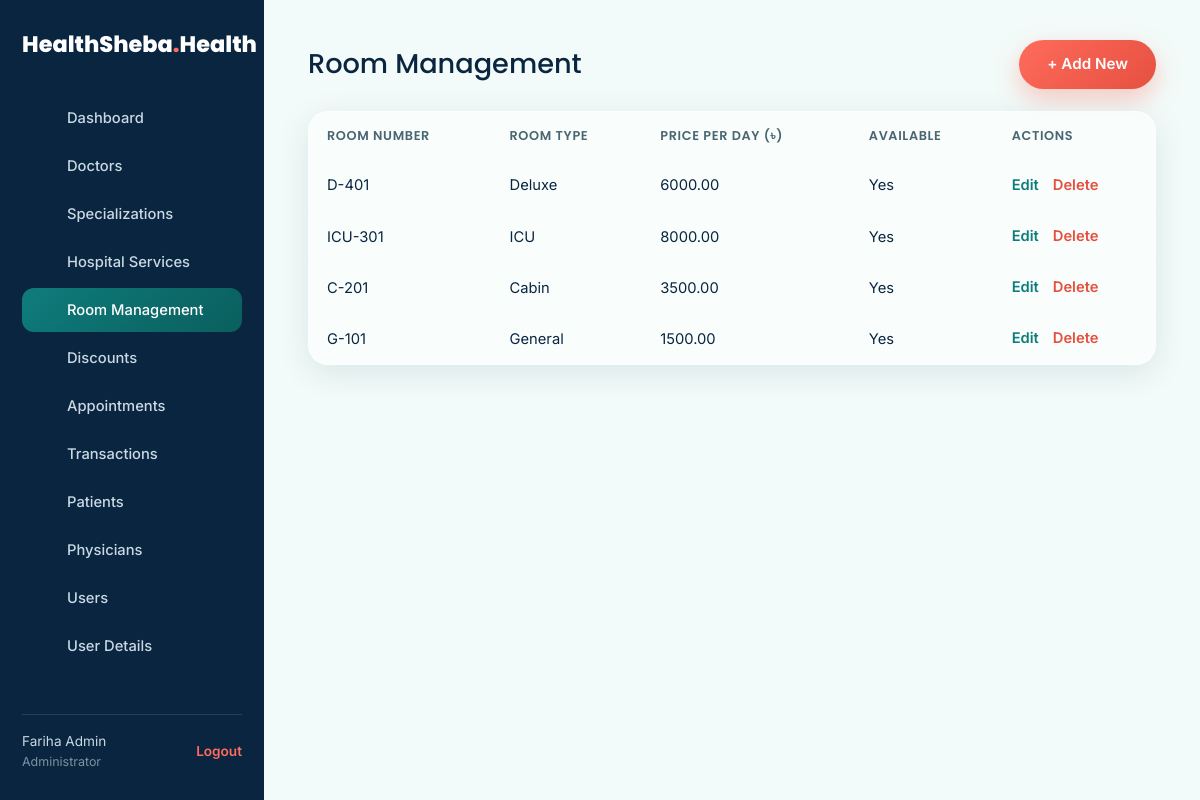
/rooms.php (signed in), run on the app's committed database.
### tables this page shows
CREATE TABLE IF NOT EXISTS users (
    id INT AUTO_INCREMENT PRIMARY KEY,
    full_name VARCHAR(150) NOT NULL,
    email VARCHAR(150) NOT NULL UNIQUE,
    phone VARCHAR(30) DEFAULT NULL,
    password_hash VARCHAR(255) NOT NULL,
    role ENUM('admin','patient','physician','vendor') NOT NULL DEFAULT 'patient',
    created_at TIMESTAMP DEFAULT CURRENT_TIMESTAMP
);

CREATE TABLE IF NOT EXISTS rooms (
    id INT AUTO_INCREMENT PRIMARY KEY,
    room_number VARCHAR(20) NOT NULL,
    room_type ENUM('general','cabin','ICU','deluxe') NOT NULL,
    price_per_day DECIMAL(10,2) NOT NULL,
    is_available TINYINT(1) DEFAULT 1
);

### rooms.php (called while the page is built, shortened)
<?php
require_once __DIR__ . '/../includes/functions.php';
$config = [
    'table' => 'rooms',
    'title' => 'Room Management',
    'fields' => [
        'room_number'   => ['label' => 'Room Number', 'type' => 'text', 'required' => true],
        'room_type'     => ['label' => 'Room Type', 'type' => 'select', 'enum' => ['general' => 'General', 'cabin' => 'Cabin', 'ICU' => 'ICU', 'deluxe' => 'Deluxe']],
        'price_per_day' => ['label' => 'Price per Day (৳)', 'type' => 'number', 'step' => '0.01', 'required' => true],
        'is_available'  => ['label' => 'Available', 'type' => 'checkbox'],
    ],
    'list_columns' => ['room_number', 'room_type', 'price_per_day', 'is_available'],
];
require_once __DIR__ . '/../includes/admin_layout_header.php';
require_once __DIR__ . '/../includes/crud_engine.php';
render_crud($pdo, $config);
require_once __DIR__ . '/../includes/admin_layout_footer.php';

### functions.php (called while the page is built, shortened)
<?php
function e(?string $value): string {
    return htmlspecialchars($value ?? '', ENT_QUOTES, 'UTF-8');
}
function is_logged_in(): bool {
    return !empty($_SESSION['user_id']);
}
function current_user(): ?array {
    static $cache = null;
    if ($cache !== null) return $cache;
    $pdo = getPDO();
    $stmt = $pdo->prepare("SELECT id, full_name, email, role FROM users WHERE id = ?");
    $stmt->execute([$_SESSION['user_id']]);
    $cache = $stmt->fetch() ?: null;
    return $cache;
}

### admin_functions.php (called while the page is built, shortened)
<?php
function require_admin(): void {
    $user = current_user();
}

### crud_engine.php (called while the page is built, shortened)
<?php
function render_crud(PDO $pdo, array $config): void {
    $table       = $config['table'];
    $pk          = $config['primary_key'] ?? 'id';
    $fields      = $config['fields'];
    $allowAdd    = $config['allow_add'] ?? true;
    $allowDelete = $config['allow_delete'] ?? true;
    $listColumns = $config['list_columns'] ?? array_keys($fields);
    $title       = $config['title'];
    $action = $_GET['action'] ?? 'list';
    $sql = "SELECT * FROM `$table`";
    $params = [];
    $sql .= " ORDER BY `$pk` DESC LIMIT 200";
    $stmt = $pdo->prepare($sql);
    $stmt->execute($params);
    $rows = $stmt->fetchAll();
    include __DIR__ . '/crud_view.php';
}

### crud_view.php (the view, shortened to what this page needs)
<?php
$showForm = $action === 'add' || $action === 'edit';
$selfFile = basename($_SERVER['PHP_SELF']);
$pwField = null;
?>
<div class="admin-content">
  <div class="admin-content-head">
    <h1><?= e($title) ?></h1>
    <?php if ($allowAdd && !$showForm): ?>
      <a href="?action=add" class="btn btn-primary">+ Add New</a>
    <?php elseif ($showForm): ?>
      <a href="<?= e($selfFile) ?>" class="btn btn-ghost">&larr; Back to list</a>
    <?php endif; ?>
  </div>
  <?php if ($showForm): ?>
    <div class="glass-card" style="padding:30px 34px;max-width:640px;">
      <form method="post">
        <input type="hidden" name="csrf_token" value="<?= e(csrf_token()) ?>">
        <input type="hidden" name="do" value="<?= $action === 'edit' ? 'update' : 'create' ?>">
        <?php if ($action === 'edit'): ?><input type="hidden" name="id" value="<?= (int) $editRow[$pk] ?>"><?php endif; ?>
        <?php foreach ($fields as $key => $f):
            $type = $f['type'] ?? 'text';
            if ($type === 'password') continue;
            $val = $editRow[$key] ?? ($f['default'] ?? '');
        ?>
          <div class="field">
            <label><?= e($f['label']) ?></label>
            <?php if ($type === 'select' && isset($f['options'])): ?>
              <select name="<?= e($key) ?>" <?= ($f['required'] ?? false) ? 'required' : '' ?>>
                <option value="">Select&hellip;</option>
                <?php foreach ($f['options'] as $opt): ?>
                  <option value="<?= (int) $opt['id'] ?>" <?= (string) $val === (string) $opt['id'] ? 'selected' : '' ?>><?= e($opt['name']) ?></option>
                <?php endforeach; ?>
              </select>
            <?php elseif ($type === 'select' && isset($f['enum'])): ?>
              <select name="<?= e($key) ?>">
                <?php foreach ($f['enum'] as $ev => $el): ?>
                  <option value="<?= e((string) $ev) ?>" <?= (string) $val === (string) $ev ? 'selected' : '' ?>><?= e($el) ?></option>
                <?php endforeach; ?>
              </select>
            <?php elseif ($type === 'checkbox'): ?>
              <input type="checkbox" name="<?= e($key) ?>" value="1" <?= $val ? 'checked' : '' ?>>
            <?php elseif ($type === 'textarea'): ?>
              <textarea name="<?= e($key) ?>" rows="3" maxlength="500"><?= e((string) $val) ?></textarea>
            <?php elseif ($type === 'date'): ?>
              <input type="date" name="<?= e($key) ?>" value="<?= e((string) $val) ?>" <?= ($f['required'] ?? false) ? 'required' : '' ?>>
            <?php elseif ($type === 'time'): ?>
              <input type="time" name="<?= e($key) ?>" value="<?= e((string) $val) ?>" <?= ($f['required'] ?? false) ? 'required' : '' ?>>
            <?php elseif ($type === 'number'): ?>
              <input type="number" step="<?= e($f['step'] ?? '1') ?>" name="<?= e($key) ?>" value="<?= e((string) $val) ?>" <?= ($f['required'] ?? false) ? 'required' : '' ?>>
            <?php else: ?>
              <input type="text" name="<?= e($key) ?>" value="<?= e((string) $val) ?>" <?= ($f['required'] ?? false) ? 'required' : '' ?>>
            <?php endif; ?>
          </div>
        <?php endforeach; ?>
        <?php if ($pwField): [$pwKey, $pwF] = $pwField; ?>
          <div class="field">
            <label><?= e($pwF['label']) ?><?= $action === 'edit' ? ' (leave blank to keep current password)' : '' ?></label>
            <input type="password" name="<?= e($pwKey) ?>" minlength="8" <?= $action === 'add' ? 'required' : '' ?>>
          </div>
        <?php endif; ?>
        <button type="submit" class="btn btn-primary btn-block">Save</button>
      </form>
    </div>
  <?php else: ?>
    <div class="glass-card" style="padding:0;overflow:auto;">
      <table class="admin-table">
        <thead>
          <tr>
            <?php foreach ($listColumns as $col): ?>
              <th><?= e($fields[$col]['label'] ?? ucfirst(str_replace('_', ' ', $col))) ?></th>
            <?php endforeach; ?>
            <th>Actions</th>
          </tr>
        </thead>
        <tbody>
          <?php foreach ($rows as $row): ?>
            <tr>
              <?php foreach ($listColumns as $col):
                  $f = $fields[$col] ?? null;
                  $v = $row[$col] ?? '';
                  if ($f && ($f['type'] ?? '') === 'select' && isset($f['options'])) {
                      $match = array_filter($f['options'], fn($o) => (string) $o['id'] === (string) $v);
                      $v = $match ? reset($match)['name'] : $v;
                  } elseif ($f && ($f['type'] ?? '') === 'select' && isset($f['enum'])) {
                      $v = $f['enum'][$v] ?? $v;
                  } elseif ($f && ($f['type'] ?? '') === 'checkbox') {
                      $v = $v ? 'Yes' : 'No';
                  }
              ?>
                <td><?= e((string) $v) ?></td>
              <?php endforeach; ?>
              <td class="admin-actions">
                <a href="?action=edit&id=<?= (int) $row[$pk] ?>">Edit</a>
                <?php if ($allowDelete): ?>
                  <form method="post" onsubmit="return confirm('Delete this record? This cannot be undone.');" style="display:inline;">
                    <button type="submit" class="link-btn">Delete</button>
                  </form>
                <?php endif; ?>
              </td>
            </tr>
          <?php endforeach; ?>
        </tbody>
      </table>
    </div>
  <?php endif; ?>
</div>

### admin_layout_header.php (shortened to what this page needs)
<?php
require_once __DIR__ . '/functions.php';
require_once __DIR__ . '/icons.php';
require_once __DIR__ . '/admin_functions.php';
require_admin();
$user = current_user();
$currentFile = basename($_SERVER['PHP_SELF']);
$navItems = [
    ['index.php', 'admin', 'Dashboard'],
    ['doctors.php', 'doctor', 'Doctors'],
    ['specializations.php', 'specialization', 'Specializations'],
    ['services.php', 'services', 'Hospital Services'],
    ['rooms.php', 'room', 'Room Management'],
    ['discounts.php', 'discount', 'Discounts'],
    ['appointments.php', 'appointment', 'Appointments'],
    ['transactions.php', 'transaction', 'Transactions'],
    ['patients.php', 'patients', 'Patients'],
    ['physicians.php', 'physicians', 'Physicians'],
    ['users.php', 'users', 'Users'],
    ['user_details.php', 'userdetails', 'User Details'],
];
?>
<!DOCTYPE html>
<html lang="en">
<head>
<link rel="stylesheet" href="https://cdn.jsdelivr.net/npm/bootstrap@5.3.3/dist/css/bootstrap.min.css">
<link rel="stylesheet" href="../assets/css/style.css">
</head>
<body class="admin-body">
<div class="admin-shell">
  <aside class="admin-sidebar">
    <a href="../index.php" class="brand" style="color:#fff;margin-bottom:34px;display:block;">HealthSheba<span class="dot">.</span>Health</a>
    <nav class="admin-nav">
      <?php foreach ($navItems as [$file, $ic, $label]): ?>
        <a href="<?= e($file) ?>" class="admin-nav-link<?= $currentFile === $file ? ' active' : '' ?>">
          <?= icon($ic) ?><span><?= e($label) ?></span>
        </a>
      <?php endforeach; ?>
    </nav>
    <div class="admin-sidebar-foot">
      <div><?= e($user['full_name']) ?><br><span style="opacity:.6;font-size:.78rem;">Administrator</span></div>
      <a href="../logout.php">Logout</a>
    </div>
  </aside>
  <main class="admin-main">

### style.css (style rules this page uses)
:root { --teal: #0E7C7B; --teal-dark: #0A5F5E; --navy: #0A2540; --mint: #F2FBF9; --coral: #FF6B5C; --coral-dark: #E5503F; --gold: #E8B94E; --glass-bg: rgba(255,255,255,0.55); --glass-border: rgba(255,255,255,0.35); --text-main: #0A2540; --text-soft: #4A6572; --bg-body: var(--mint); --card-bg: rgba(255,255,255,0.6); --shadow: 0 8px 32px rgba(10,37,64,0.10); --radius: 20px; --transition: 0.35s cubic-bezier(.25,.8,.25,1); }
* { box-sizing: border-box; }
html { scroll-behavior: smooth; }
body { margin: 0; font-family: 'Inter', sans-serif; color: var(--text-main); background: var(--bg-body); transition: background var(--transition), color var(--transition); overflow-x: hidden; }
h1,h2,h3,h4,.brand { font-family: 'Poppins', sans-serif; }
a { text-decoration:none; color: inherit; }
.brand { font-weight:800; font-size:1.4rem; display:flex; align-items:center; gap:8px; color: var(--text-main); }
.brand .dot { color: var(--coral); }
.btn { display:inline-flex; align-items:center; gap:8px; padding: 13px 28px; border-radius: 50px; font-weight:600; font-size:.95rem; cursor:pointer; border:none; transition: all var(--transition); }
.btn-primary { background: linear-gradient(135deg, var(--coral), var(--coral-dark)); color:#fff; box-shadow: 0 10px 24px rgba(255,107,92,0.35); }
.glass-card { background: var(--card-bg); border:1px solid var(--glass-border); border-radius: var(--radius); backdrop-filter: blur(14px) saturate(150%); box-shadow: var(--shadow); transition: transform var(--transition), box-shadow var(--transition); will-change: transform; }
.admin-body { background: var(--bg-body); }
.admin-shell { display:flex; min-height:100vh; }
.admin-sidebar { width: 264px; flex-shrink:0; background: var(--navy); color:#C9D9E2; padding: 28px 22px; display:flex; flex-direction:column; position:sticky; top:0; height:100vh; }
.admin-nav { display:flex; flex-direction:column; gap:4px; flex:1; overflow-y:auto; }
.admin-nav-link { display:flex; align-items:center; gap:12px; padding:11px 14px; border-radius:12px; color:#C9D9E2; font-size:.92rem; font-weight:500; transition: background var(--transition), color var(--transition); }
.admin-nav-link.active { background: linear-gradient(135deg, var(--teal), var(--teal-dark)); color:#fff; }
.admin-sidebar-foot { border-top: 1px solid rgba(255,255,255,0.12); padding-top:16px; margin-top:16px; display:flex; align-items:center; justify-content:space-between; font-size:.85rem; gap:10px; }
.admin-sidebar-foot a { color: var(--coral); font-weight:600; }
.admin-main { flex:1; padding: 40px 44px; min-width:0; }
.admin-content h1 { font-family:'Poppins'; font-size:1.7rem; margin:0 0 6px; }
.admin-content-head { display:flex; align-items:center; justify-content:space-between; margin-bottom:22px; gap:16px; flex-wrap:wrap; }
.admin-content-head h1 { margin:0; }
.admin-table { width:100%; border-collapse:collapse; font-size:.92rem; min-width:600px; }
.admin-table th, .admin-table td { padding:14px 18px; text-align:left; border-bottom:1px solid var(--glass-border); }
.admin-table th { font-family:'Poppins'; font-weight:600; color: var(--text-soft); font-size:.8rem; text-transform:uppercase; letter-spacing:.05em; }
.admin-table tr:last-child td { border-bottom:none; }
.admin-actions { display:flex; gap:14px; white-space:nowrap; }
.admin-actions a { color: var(--teal); font-weight:600; }
.link-btn { background:none; border:none; padding:0; color: var(--coral-dark); font-weight:600; cursor:pointer; font-family:'Inter'; font-size:.92rem; }

### data on the page
users: full_name "Fariha Admin"
rooms: room_number "D-401", v "Deluxe", price_per_day "6000.00", is_available "Yes"
rooms: room_number "ICU-301", room_type "ICU", price_per_day "8000.00", is_available "Yes"
rooms: room_number "C-201", v "Cabin", price_per_day "3500.00", is_available "Yes"
rooms: room_number "G-101", v "General", price_per_day "1500.00", is_available "Yes"

### other printed values
$label "Dashboard"
$label "Doctors"
$label "Specializations"
$label "Hospital Services"
$label "Room Management"
$label "Discounts"
$label "Appointments"
$label "Transactions"
$label "Patients"
$label "Physicians"
$label "Users"
$label "User Details"
$title "Room Management"
$fields[$col]['label'] "ROOM NUMBER"
$fields[$col]['label'] "ROOM TYPE"
